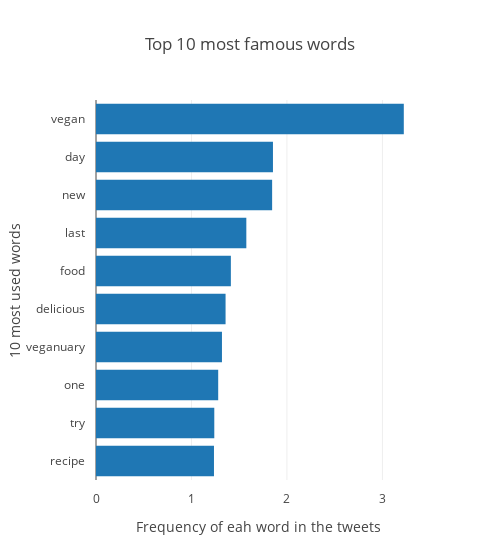

Write notebook code for a chart like this one.
### Code cell
data = [Bar(
        y=count['word'][0:10], # assign x as the dataframe column 'x'
        x=log_wd, 
        orientation = 'h',
)]

layout = Layout(
    title="Top 10 most famous words",
    xaxis=dict(title='Frequency of eah word in the tweets'),
    yaxis=dict(title='10 most used words', automargin = True, autorange='reversed'),
    margin=dict(pad=10), 
    width=500
)

fig = Figure(data=data, layout=layout)

iplot(fig)

### Figure 1 — Plotly figure (JSON) as saved in the notebook; plotly's stock layout.template omitted (floating-point values rounded to 4 significant figures)
{"data": [{"orientation": "h", "type": "bar", "uid": "215639ba-3996-44ea-b808-6c6338fc3f21", "x": [3.224, 1.854, 1.845, 1.575, 1.413, 1.357, 1.319, 1.28, 1.239, 1.236, 1.162, 1.162, 1.138, 1.116, 1.112, 1.087, 1.056, 1.001, 0.9716, 0.9503, 0.9286, 0.9198, 0.902, 0.8884, 0.8838, 0.8606, 0.832, 0.832, 0.8272, 0.8125], "y": ["vegan", "day", "new", "last", "food", "delicious", "veganuary", "one", "try", "recipe"]}], "layout": {"margin": {"pad": 10}, "title": {"text": "Top 10 most famous words"}, "width": 500, "xaxis": {"title": {"text": "Frequency of eah word in the tweets"}}, "yaxis": {"automargin": true, "autorange": "reversed", "title": {"text": "10 most used words"}}}}
